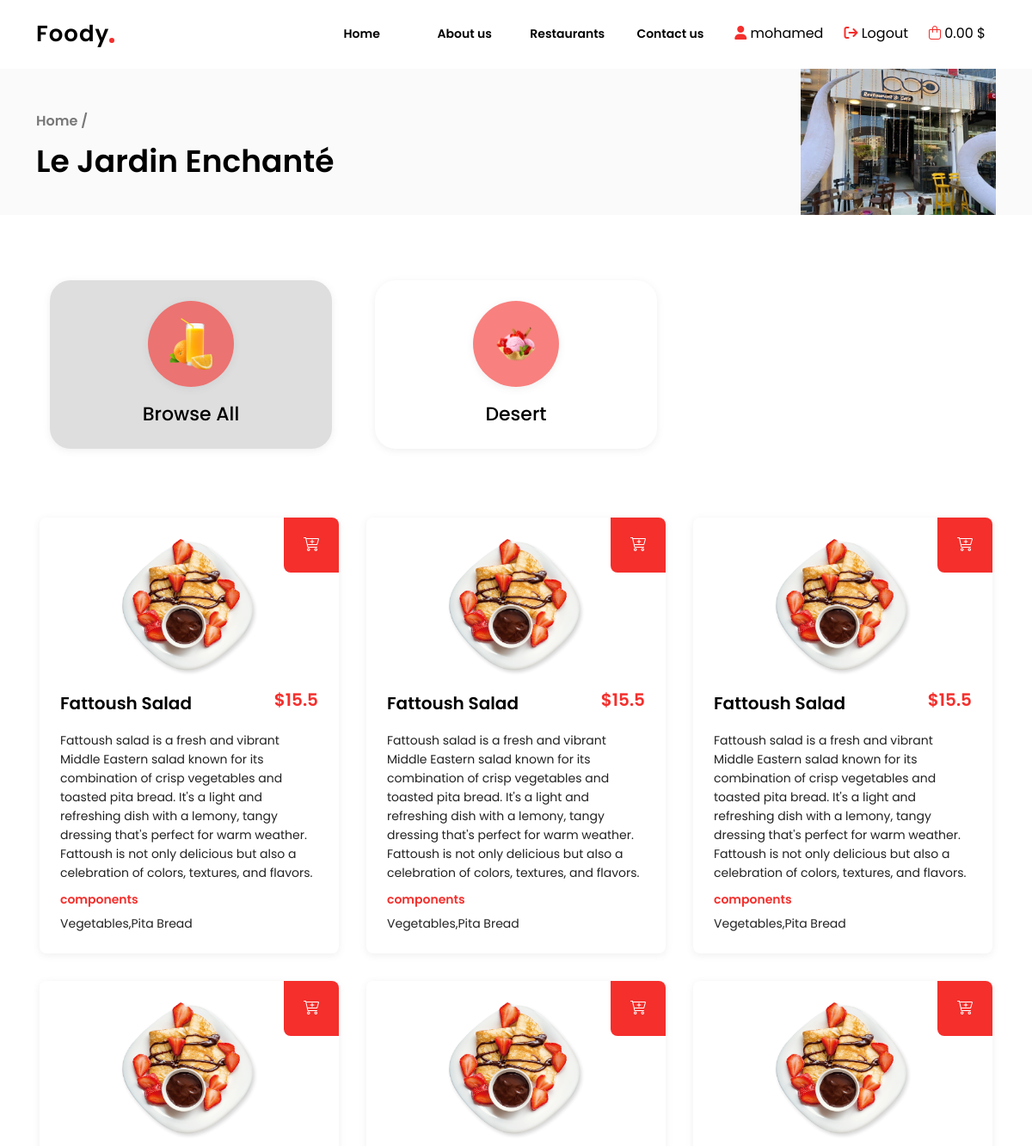
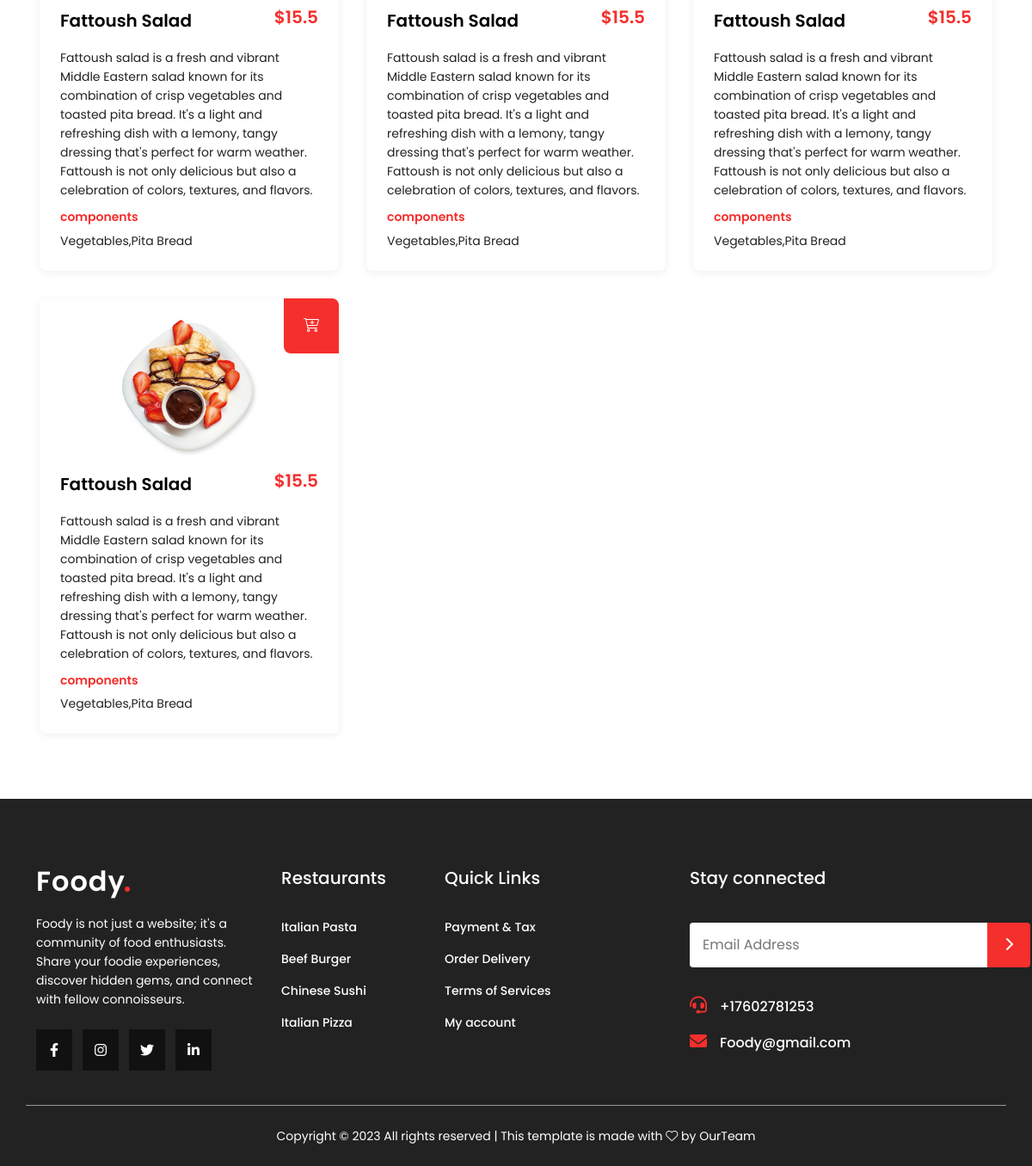
Page /restaurant.php?id=1 (signed in) on the committed database (2 pictures, top to bottom).
### tables this page shows
CREATE TABLE `restaurants` (
  `restaurant_id` int(11) NOT NULL,
  `restaurant_name` varchar(200) NOT NULL,
  `restaurant_address` text NOT NULL,
  `restaurant_phone` varchar(100) NOT NULL,
  `restaurant_username` varchar(250) NOT NULL,
  `restaurant_password` varchar(250) NOT NULL,
  `city_id` int(11) NOT NULL,
  `restaurant_image` varchar(500) NOT NULL
);

CREATE TABLE `menu_categories` (
  `cat_id` int(11) NOT NULL,
  `cat_name` varchar(250) NOT NULL,
  `restaurant_id` int(11) NOT NULL,
  `cat_image` varchar(500) NOT NULL
);

CREATE TABLE `menu_item` (
  `item_id` int(11) NOT NULL,
  `restaurant_id` int(11) NOT NULL,
  `item_name` varchar(300) NOT NULL,
  `item_description` text NOT NULL,
  `item_price` double NOT NULL,
  `item_ingredients` text NOT NULL,
  `item_image` varchar(500) NOT NULL,
  `cat_id` int(11) NOT NULL
);

### helper.php (called while the page is built, shortened)
<?php
if (!function_exists('runQuery')) {
    function runQuery($query)
    {
        $servername = "localhost";
        $username = "root";
        $password = "";
        $database = "resturants";
        $conn = new mysqli($servername, $username, $password, $database);
        $conn->set_charset("utf8");
        return $conn->query($query);
    }
}
if (!function_exists('runOneQuery')) {
    function runOneQuery($query)
    {
        $servername = "localhost";
        $username = "root";
        $password = "";
        $database = "resturants";
        $conn = new mysqli($servername, $username, $password, $database);
        return $conn->query($query)->fetch_assoc();
    }
}

### restaurant.php (the view, shortened to what this page needs)
<?php
require 'helper.php';
$protocol = isset($_SERVER['HTTPS']) && $_SERVER['HTTPS'] === 'on' ? 'https://' : 'http://';
$domain = $_SERVER['HTTP_HOST'];
$uri = $_SERVER['REQUEST_URI'];
$fullUrl = $protocol . $domain . $uri;
$urlComponents = parse_url($fullUrl);
parse_str($urlComponents['query'], $queryParams);
$newQueryString = http_build_query($queryParams);
$fullUrl = $urlComponents['scheme'] . '://' . $urlComponents['host'] . $urlComponents['path'] . '?' . $newQueryString;
$id = $_GET['id'] ?? 0;
$selectRestaurantSql = "SELECT * FROM restaurants WHERE `restaurant_id` = {$id}";
$selectRestaurantResult = runOneQuery($selectRestaurantSql);
$selectAllCategoriesSql = "SELECT * FROM menu_categories WHERE `restaurant_id` = {$id}";
$selectAllCategoriesResult = runQuery($selectAllCategoriesSql);
$cat_id = $_GET['cat_id'] ?? 'all';
$selectAllProductsSql = "SELECT * FROM menu_item WHERE `restaurant_id` = {$id}";
$selectAllProductsSResult = runQuery($selectAllProductsSql);
?>
<!DOCTYPE html>
<html lang="en">
<head>
    <?php
    require_once 'layout/assets/css.php'
    ?>
</head>
<body>
<?php
require_once 'layout/inc/header.php'
?>
<main>
    <section class="section_header">
        <div class="container d-flex justify-content-between">
            <div class="navigation">
                <h2>
                    <a href="index.php">Home /</a> <br> <?php echo $selectRestaurantResult['restaurant_name'] ?? '' ?>
                </h2>
            </div>
            <div class="thumb_img">
                <img src=" <?php echo $selectRestaurantResult['restaurant_image'] ?? '' ?>" alt="thumb">
            </div>
        </div>
    </section>
    <section class="resturant-section">
        <div class="container mb-5">
            <div class="swiper categoriesSwiper">
                <div class="swiper-wrapper">
                    <div class="swiper-slide">
                        <div class="category_card <?php echo $cat_id == 'all' ? 'active' : '' ?>">
                            <div class="icon">
                                <img src="assets/images/all.png" alt="">
                            </div>
                            <h5><a href="<?php echo $fullUrl . '&cat_id=all' ?>">Browse All</a></h5>
                        </div>
                    </div>
                    <?php
                    if ($selectAllCategoriesResult->num_rows > 0) {
                        while ($row = $selectAllCategoriesResult->fetch_assoc()) {
                            ?>
                            <div class="swiper-slide">
                                <div class="category_card <?php echo $cat_id == $row['cat_id'] ? 'active' : '' ?>">
                                    <div class="icon">
                                        <img src="<?php echo $row['cat_image'] ?? '' ?>" alt="">
                                    </div>
                                    <h5>
                                        <a href="<?php echo $fullUrl . '&cat_id=' . $row['cat_id'] ?>"><?php echo $row['cat_name'] ?? '' ?></a>
                                    </h5>
                                </div>
                            </div>
                            <?php
                        }
                    }
                    ?>
                </div>
            </div>
        </div>
        <div class="container">
            <div class="row">
                <?php
                if ($selectAllProductsSResult->num_rows > 0) {
                    while ($row = $selectAllProductsSResult->fetch_assoc()) {
                        ?>
                        <div class="col-lg-4 col-md-6 col-12 p-3">
                            <div class="product-card">
                                <span>
                                    <a href="add-to-cart.php?id=<?php echo $row['item_id'] ?>" style="color: white">
                                       <i class="fa-light fa-cart-plus"></i>
                                    </a>
                            </span>
                                <a href="product-details.php?id=<?php echo $row['item_id'] ?>" class="pro_img">
                                    <img src="<?php echo $row['item_image'] ?>" alt="">
                                </a>
                                <div class="pro_info">
                                    <a href="product-details.php?id=<?php echo $row['item_id'] ?>"><?php echo $row['item_name'] ?></a>
                                    <h4>$<?php echo $row['item_price'] ?></h4>
                                </div>
                                <div class="pro_description">
                                    <p>
                                        <?php echo $row['item_description'] ?>
                                    </p>
                                    <h6>components</h6>
                                    <p><?php echo $row['item_ingredients'] ?></p>
                                </div>
                            </div>
                        </div>
                        <?php
                    }
                }
                ?>
            </div>
        </div>
    </section>
</main>
<?php
require_once 'layout/inc/footer.php'
?>
</body>
</html>

### assets/css/style.css (style rules this page uses)
* { margin: 0; padding: 0; line-height: 32px; box-sizing: border-box; scroll-behavior: smooth; font-family: "Poppins", sans-serif; -webkit-tap-highlight-color: transparent; }
body { overflow-x: hidden; position: relative; }
a { text-decoration: none; }
p { margin: 0; }
main .section_header { height: 250px; background: #fafafa; padding-top: 80px; }
main .section_header .container { height: 100%; }
main .section_header .container .navigation { height: 100%; display: flex; align-items: center; }
main .section_header .container .navigation h2 { font-size: 36px; color: #000; line-height: 54px; font-weight: 600; }
main .section_header .container .navigation h2 a { font-size: 16px; color: #777777; }
main .section_header .container .thumb_img { height: 100%; display: flex; align-items: center; justify-content: center; }
main .section_header .container .thumb_img img { height: 170px; }
main .resturant-section { padding: 60px 16px; }
main .resturant-section .swiper { display: flex; padding: 16px; }
main .resturant-section .category_card { padding: 24px; display: flex; align-items: center; justify-content: center; flex-direction: column; box-shadow: rgba(99, 99, 99, 0.1) 0px 2px 8px 0px; border-radius: 24px; }
main .resturant-section .category_card .icon { width: 100px; height: 100px; box-shadow: rgba(99, 99, 99, 0.1) 0px 2px 8px 0px; transition: all 0.3s ease-in-out; display: flex; align-items: center; justify-content: center; background: rgba(244, 47, 44, 0.6078431373); border-radius: 50%; border: 4px solid transparent; }
main .resturant-section .category_card .icon img { -o-object-fit: contain; object-fit: contain; width: 54%; }
main .resturant-section .category_card h5 { margin: 0; margin-top: 16px; font-size: 22px; }
main .resturant-section .category_card h5 a { color: #000; transition: all 0.3s ease-in-out; }
main .resturant-section .category_card.active { background-color: #dedede; }
.product-card { box-shadow: rgba(99, 99, 99, 0.1) 0px 2px 8px 0px; height: 100%; padding: 24px; display: flex; gap: 16px; flex-direction: column; border-radius: 8px; position: relative; }
.product-card span { position: absolute; top: 0; right: 0; display: flex; align-items: center; justify-content: center; width: 64px; height: 64px; border-radius: 0 8px 0 8px; background: #f42f2c; color: #fff; transition: all 0.3s ease-in-out; }
.product-card .pro_img { width: 100%; display: flex; align-items: center; justify-content: center; }
.product-card .pro_img img { height: 160px; }
.product-card .pro_info { display: flex; align-items: center; justify-content: space-between; }
.product-card .pro_info a { font-size: 20px; color: #000; font-weight: 600; }
.product-card .pro_info h4 { font-size: 20px; font-weight: 600; color: #f42f2c; }
.product-card .pro_description p { font-size: 14px; color: #222; line-height: 22px; }
.product-card .pro_description h6 { font-size: 14px; color: #f42f2c; font-weight: 600; margin-top: 12px; }

### rows in the picture
restaurants: restaurant_name "Le Jardin Enchanté", restaurant_image (picture)
menu_categories: cat_image (picture), cat_name "Desert"
menu_item: item_image (picture), item_name "Fattoush Salad", item_price "15.5", item_description "Fattoush salad is a fresh and vibrant Middle Eastern salad known for its combination of crisp vegetables and toasted pita bread. It's a light and refreshing dish with a lemony, tangy dressing that's perfect for warm weather. Fattoush is not only delicious but also a celebration of colors, textures, and flavors.", item_ingredients "Vegetables,Pita Bread"
menu_item: item_image (picture), item_name "Fattoush Salad", item_price "15.5", item_description "Fattoush salad is a fresh and vibrant Middle Eastern salad known for its combination of crisp vegetables and toasted pita bread. It's a light and refreshing dish with a lemony, tangy dressing that's perfect for warm weather. Fattoush is not only delicious but also a celebration of colors, textures, and flavors.", item_ingredients "Vegetables,Pita Bread"
menu_item: item_image (picture), item_name "Fattoush Salad", item_price "15.5", item_description "Fattoush salad is a fresh and vibrant Middle Eastern salad known for its combination of crisp vegetables and toasted pita bread. It's a light and refreshing dish with a lemony, tangy dressing that's perfect for warm weather. Fattoush is not only delicious but also a celebration of colors, textures, and flavors.", item_ingredients "Vegetables,Pita Bread"
menu_item: item_image (picture), item_name "Fattoush Salad", item_price "15.5", item_description "Fattoush salad is a fresh and vibrant Middle Eastern salad known for its combination of crisp vegetables and toasted pita bread. It's a light and refreshing dish with a lemony, tangy dressing that's perfect for warm weather. Fattoush is not only delicious but also a celebration of colors, textures, and flavors.", item_ingredients "Vegetables,Pita Bread"
menu_item: item_image (picture), item_name "Fattoush Salad", item_price "15.5", item_description "Fattoush salad is a fresh and vibrant Middle Eastern salad known for its combination of crisp vegetables and toasted pita bread. It's a light and refreshing dish with a lemony, tangy dressing that's perfect for warm weather. Fattoush is not only delicious but also a celebration of colors, textures, and flavors.", item_ingredients "Vegetables,Pita Bread"
menu_item: item_image (picture), item_name "Fattoush Salad", item_price "15.5", item_description "Fattoush salad is a fresh and vibrant Middle Eastern salad known for its combination of crisp vegetables and toasted pita bread. It's a light and refreshing dish with a lemony, tangy dressing that's perfect for warm weather. Fattoush is not only delicious but also a celebration of colors, textures, and flavors.", item_ingredients "Vegetables,Pita Bread"
menu_item: item_image (picture), item_name "Fattoush Salad", item_price "15.5", item_description "Fattoush salad is a fresh and vibrant Middle Eastern salad known for its combination of crisp vegetables and toasted pita bread. It's a light and refreshing dish with a lemony, tangy dressing that's perfect for warm weather. Fattoush is not only delicious but also a celebration of colors, textures, and flavors.", item_ingredients "Vegetables,Pita Bread"

### other values in the picture
$_SESSION['user']['Customer_name'] "mohamed"
$selectAllCartResult['total_price'] "0.00"
